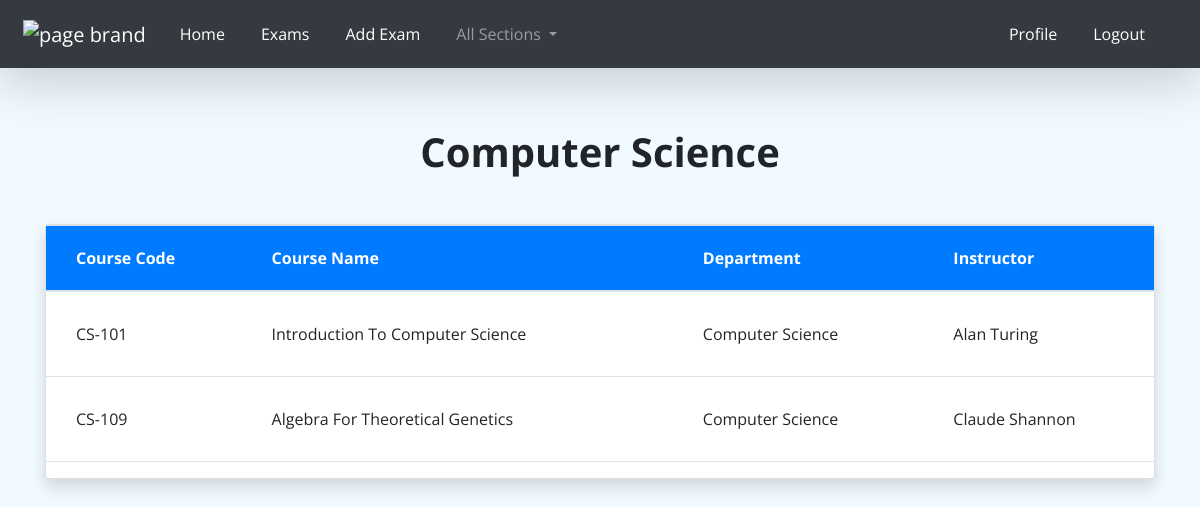
Screenshot of /department-detail/computer-science (signed in) with the database file from the repository.
### university/models.py (models this page shows, shortened)
class Department(models.Model):
    department_name = models.CharField(max_length=150, unique=True)
    building = models.ForeignKey(Building,
                                 max_length=150, on_delete=models.SET_NULL, null=True, related_name="departments")
    slug = models.SlugField(max_length=100, blank=True, editable=False)
    def __str__(self):
        return self.department_name

class Course(models.Model):
    course_code = models.CharField(max_length=50, unique=True)
    course_name = models.CharField(max_length=150, unique=True)
    unit = models.ManyToManyField(Unit, related_name="courses")
    department = models.ForeignKey(
        Department, on_delete=models.SET_NULL, null=True, related_name="courses")
    instructor = models.ForeignKey(
        Instructor, on_delete=models.SET_NULL, null=True, related_name="courses")
    slug = models.SlugField(max_length=100, blank=True, editable=False)

### instructor/models.py (models this page shows, shortened)
class Instructor(AbstractBaseUser):
    email = models.EmailField(verbose_name="email", max_length=90, unique=True)
    first_name = models.CharField(verbose_name="first name", max_length=200)
    last_name = models.CharField(verbose_name="last name", max_length=200)
    department = models.ForeignKey("university.Department", on_delete=models.SET_NULL,
                                   null=True, default="", blank=True, verbose_name="department")
    phone = models.CharField(verbose_name="phone", max_length=20)
    date_joined = models.DateTimeField(
        verbose_name="date joined", auto_now_add=True)
    last_login = models.DateTimeField(
        verbose_name="last login", auto_now=True)
    is_instructor = models.BooleanField(default=False, blank=True, null=True)
    is_admin = models.BooleanField(default=False)
    is_active = models.BooleanField(default=True)
    is_staff = models.BooleanField(default=False)
    is_superuser = models.BooleanField(default=False)
    profile_image = models.ImageField(
        upload_to="profile_images", blank=True, null=True, default="/default_images/default_profile.png")
    objects = MyAccountManager()
    USERNAME_FIELD = 'email'
    REQUIRED_FIELDS = ['first_name', 'last_name']
    def full_name(self):
        return f'{self.first_name} {self.last_name}'
    def get_absolute_url(self):
        return reverse("profile", args=[self.id])
    def __str__(self):
        return self.full_name()

### university/views.py (the view)
# urls.py: path('department-detail/<slug:slug>', login_required(views.DepartmentDetailView.as_view()), name='department-detail')
class DepartmentDetailView(DetailView):
    model = Department

### university/templates/university/department_detail.html (shortened to what this page needs)
{% extends 'base.html' %}
{% load static %}
{% block links %}
<link rel="stylesheet" href="{% static 'university/department_detail.css' %}">
{% endblock %}
 {% block content %}
<div class="container">
	<header>
		<h1 class="text-center m-5 font-weight-bold">{{department}}</h1>
	</header>
	<section id="courses">
		<div class="card shadow mt-4 mb-2" style="width: 100%">
			<table class="table table-hover">
				<thead>
					<tr>
						<th scope="col" class="bg-primary text-white">Course Code</th>
						<th scope="col" class="bg-primary text-white">Course Name</th>
						<th scope="col" class="bg-primary text-white">Department</th>
						<th scope="col" class="bg-primary text-white">Instructor</th>
					</tr>
				</thead>
				<tbody>
					{% for course in department.courses.all %}
					<tr>
						<td>{{course.course_code}}</td>
						<td>{{course.course_name}}</td>
						<td>{{course.department}}</td>
						<td>{{course.instructor}}</td>
					</tr>
					{% endfor %}
				</tbody>
			</table>
		</div>
	</section>
</div>
{% endblock %}

### static/style/base.css (style rules this page uses)
* { font-family: "Open Sans", "Lato", sans-serif; }
.container { padding-top: 80px; }
.body { background-color: rgb(241, 251, 255); }

### university/static/university/department_detail.css (style rules this page uses)
.table th { padding: 20px 0px 20px 30px; }
.table td { padding: 30px 0px 30px 30px; }

### rows the page displays
Department: department_name "Computer Science"
Course: course_code "CS-101", course_name "Introduction To Computer Science", department "Computer Science", instructor "Alan Turing"
Course: course_code "CS-109", course_name "Algebra For Theoretical Genetics", department "Computer Science", instructor "Claude Shannon"
